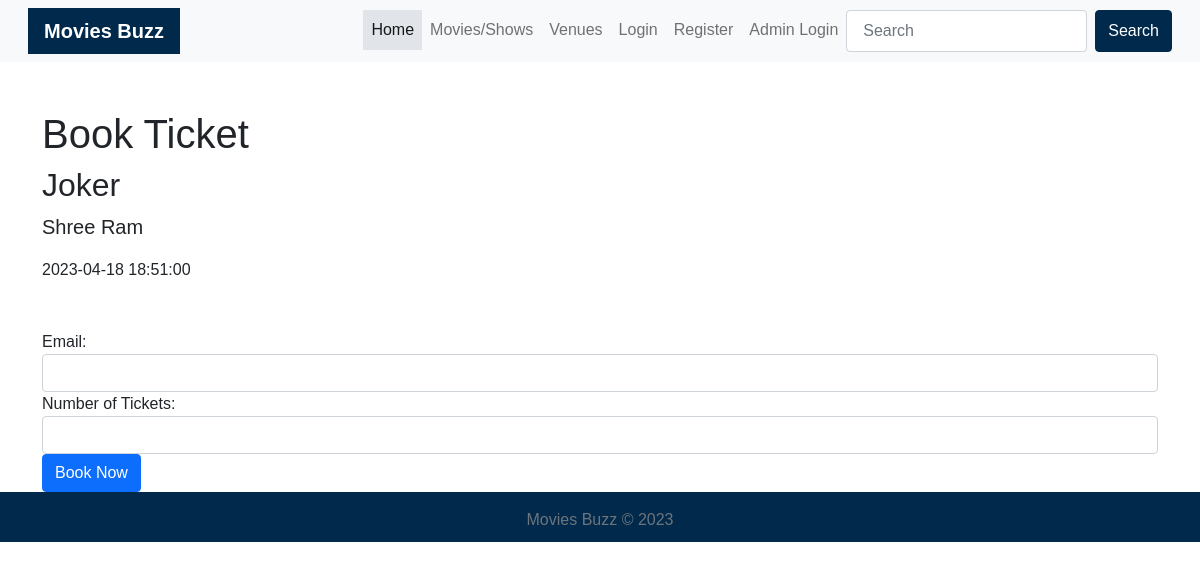
The app's page /book_tickets/2 with its own data.
### model.py (models this page shows)
class Show(db.Model):
    id = db.Column(db.Integer, primary_key=True)
    name = db.Column(db.String, nullable=False)
    rating = db.Column(db.String, nullable=False)
    tags = db.Column(db.String, nullable=False)
    price = db.Column(db.String, nullable=False)
    start_time = db.Column(db.DateTime, nullable=False)
    poster = db.Column(db.Text, unique = True, nullable=False)
    mimetype = db.Column(db.Text, nullable=False)
    venue_id = db.Column(db.Integer, db.ForeignKey('venue.id'), nullable=False)
    tickets = db.relationship('Ticket', backref='show', lazy=True)

class Venue(db.Model):
    id = db.Column(db.Integer, primary_key=True)
    name = db.Column(db.String(50), nullable=False)
    address = db.Column(db.String(100), nullable=False)
    capacity = db.Column(db.Integer(), nullable=False)
    shows = db.relationship('Show', backref='venue', lazy=True)

### app.py (the view)
@app.route('/book_tickets/<int:show_id>', methods=['GET', 'POST'])
def book_tickets(show_id):
    show = Show.query.get(show_id)
    if request.method == 'POST':
        num_tickets = request.form.get('num_tickets')
        email = request.form.get('email')
        user = User.query.filter_by(email=email).first()
        if not user:
            return redirect(url_for('login'))
        user_id = user.id
        tickets = Ticket(user_id=user_id, show_id=show_id, quantity=num_tickets)
        db.session.add(tickets)
        db.session.commit()
        flash('Tickets booked successfully')
        return redirect(url_for('index'))
    else:
        return render_template('book_tickets.html', show=show)

### templates/book_tickets.html
{% extends "base.html" %}
{% block content %}
  <div class="container mt-5">
    <h1>Book Ticket</h1>
    <h2>{{ show.name }}</h2>
    <p class="lead">{{ show.venue.name }}</p>
    <p>{{ show.start_time.strftime('%Y-%m-%d %H:%M:%S') }}</p>
  </div>
  <div class="container mt-5">
    <form method="POST" action="{{ url_for('book_tickets', show_id=show.id) }}">
      <div class="form-group">
        <label for="name">Email:</label>
        <input type="text" class="form-control" name="email" id="email">
      </div>
      <div class="form-group">
        <label for="tickets">Number of Tickets:</label>
        <input type="number" class="form-control" name="num_tickets" id="num_tickets">
      </div>
      <button type="submit" class="btn btn-primary">Book Now</button>
    </form>
  </div>
{% endblock %}

### static/css/style.css (style rules this page uses)
body { font-family: Arial, sans-serif; font-size: 16px; }

### records on screen
Show: name "Joker", start_time "2023-04-18 18:51:00"
Venue: venue.name "Shree Ram"
